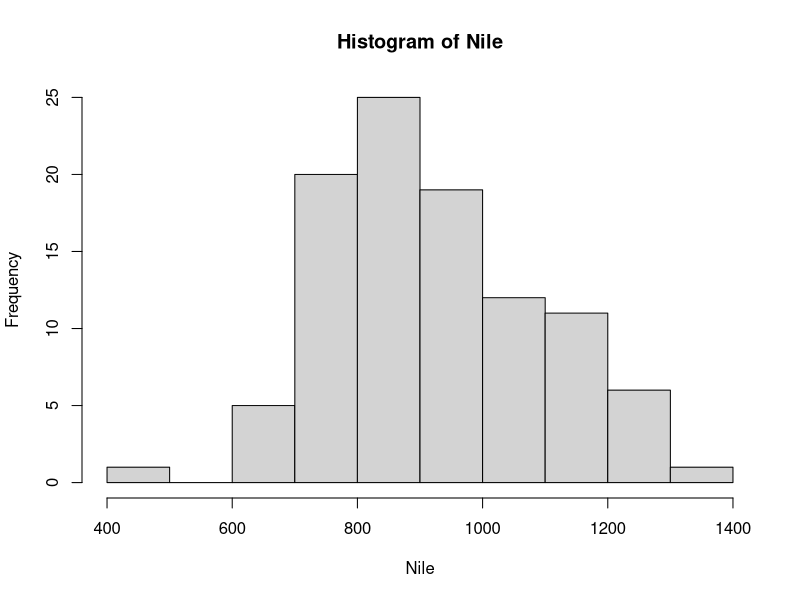
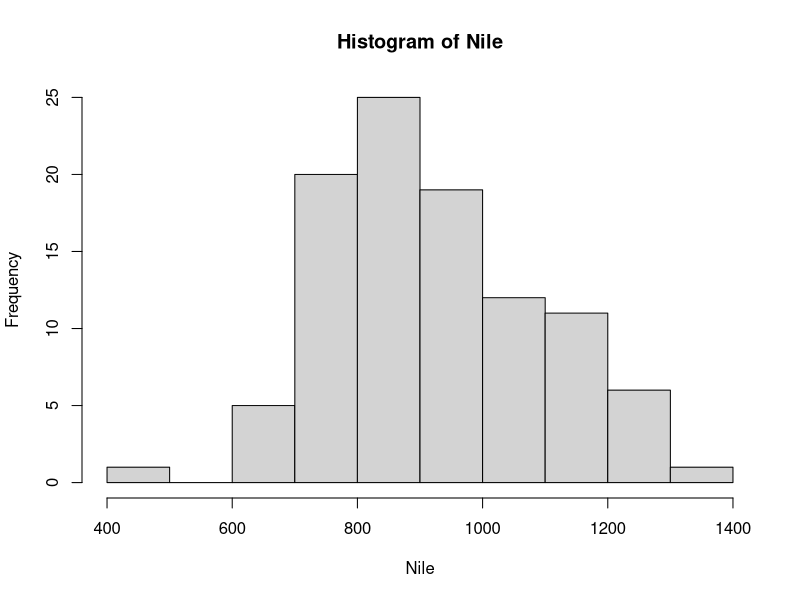
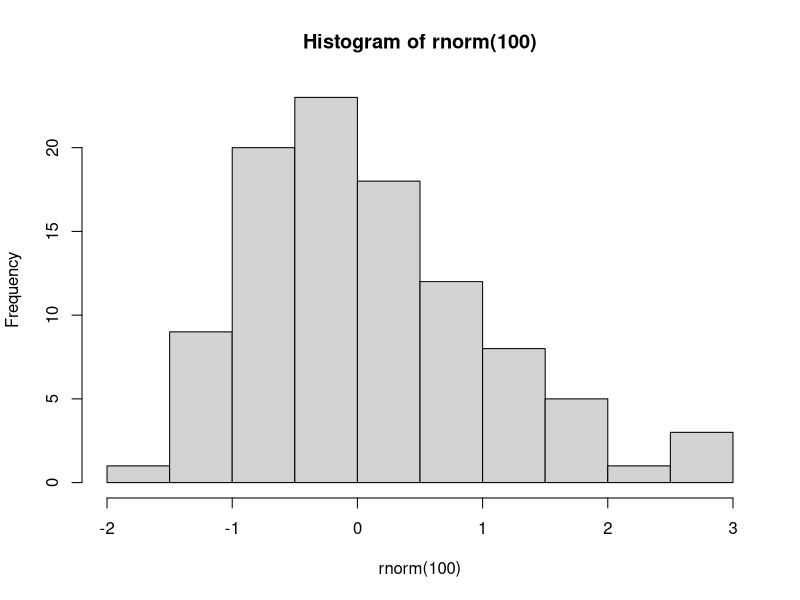

The R source for these figures, in order:
# File for going through examples in CH1 of the art of R programming

rnorm(10)

setwd('C:\\Users\\Jane\\Documents\\Personal\\ArtofR')
getwd()

pdf("xh.pdf") #set graphical output file
hist(rnorm(100)) #generate 100 N(0,1) variants and plot their histogram
dev.off() #close the graphical output file

#####
# Section 1.2: A First R Session
x <- c(1,2,4)
q <- c(x,x,8)
x[3]
x[2:3]
mean(x)
sd(x)
y <- mean(x)
y
data()
mean(Nile)
sd(Nile)
hist(Nile)


#####
# Section 1.3: Introduction to Functions

# counts the number of odd integers in x
oddcount <- function(x) {
    k <- 0 # assign 0 to k
    for (n in x) {
        if (n %% 2 == 1) k <- k+1  # %% is the modulo operator
    }
    return(k)  #technically don't need to say return, k is fine 
}

oddcount(c(1,3,5))
oddcount(c(1,2,3,7,9))

38 %% 7

## 1.3.1: Variable Scope
z <- c(2,6,7)
oddcount(z)

f <- function(x) return (x+y)
y <-3   # a global variable
f(5)

## 1.3.2: Default Arguments
# g <- function(x, y=2,z=TRUE) { ... }

#####
# Section 1.4: Preview of Some Important R Data Structures

# 1.4.2: Character Strings
x <- c(5, 12, 13)
x
length(x)
mode(x)

y <- "abc"
y
length(y)
mode(y)

z <- c("abc", "29 88")
length(z)
mode(z)

u <- paste("abc", "de", "f")  #concatenate the strings
u

v <- strsplit(u, " ")
v

#1.4.3 Matrices
m <- rbind(c(1,4), c(2,2))
m
m %*% c(1,1)

m[1,2]
m[1,]
m[,2]

#1.4.4 Lists
x <- list(u=2, v="abc")
x
x$u

hn <- hist(Nile)
print(hn)
hn
str(hn)
